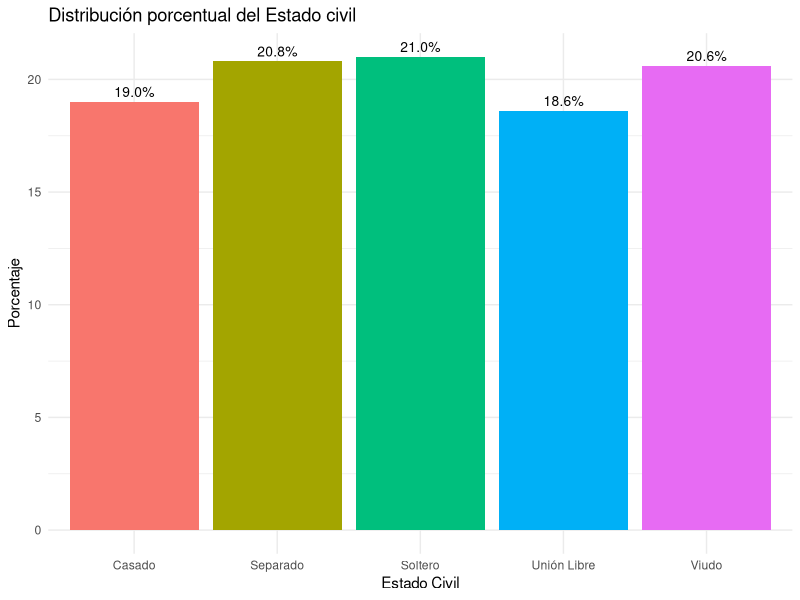
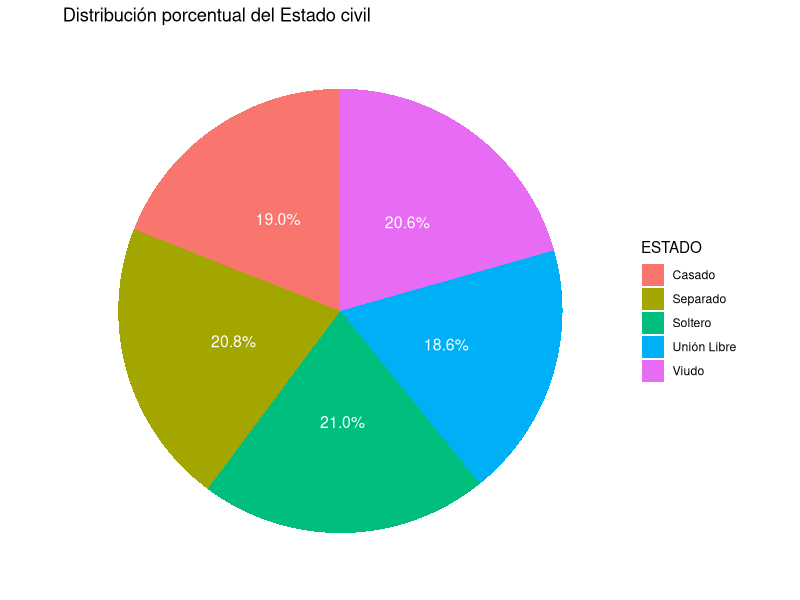
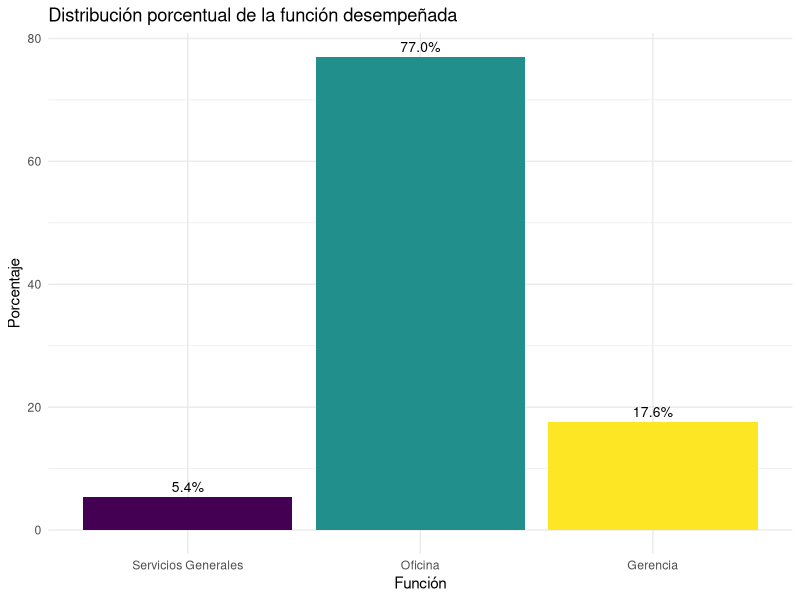
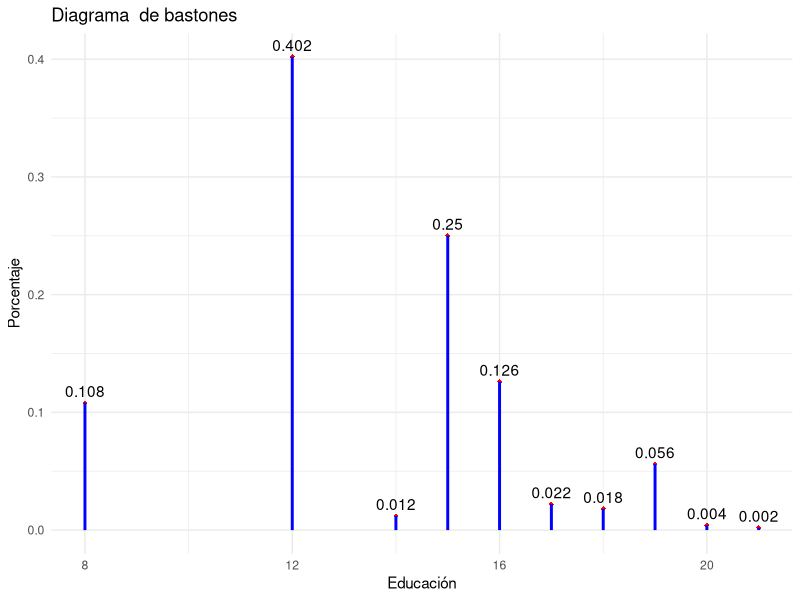
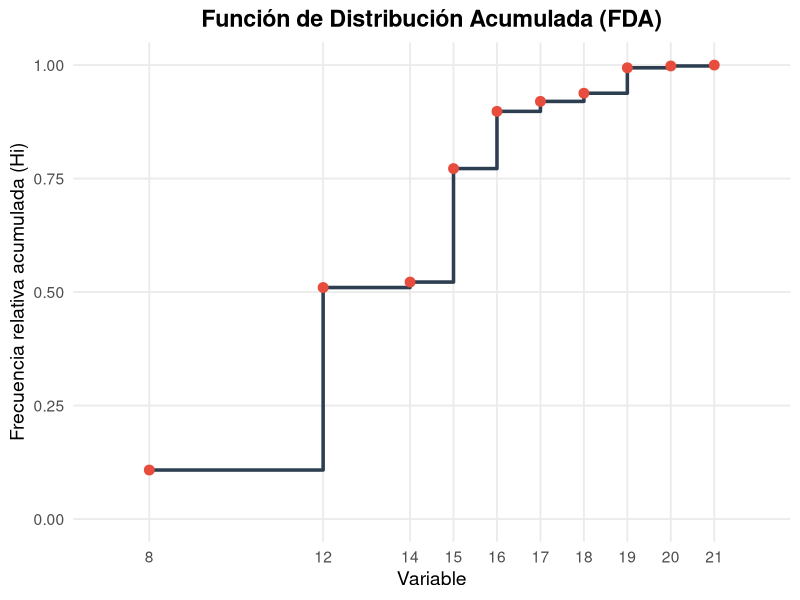
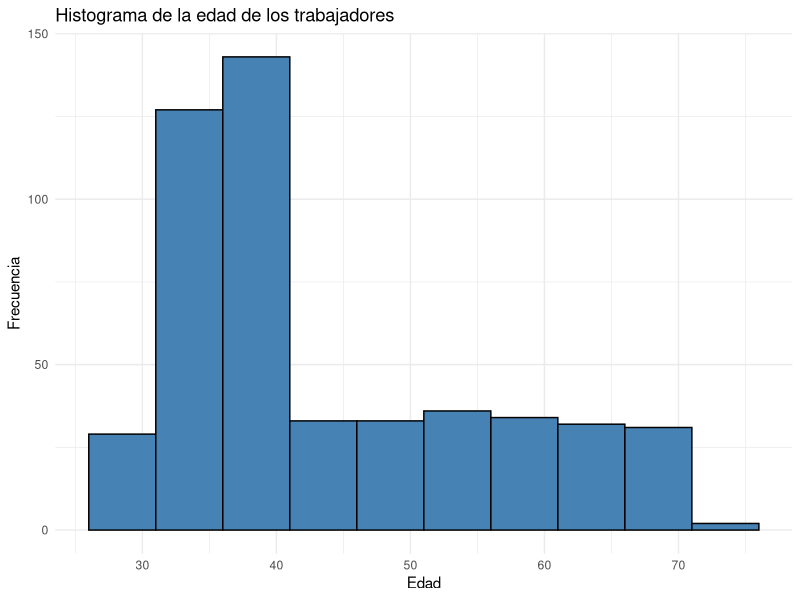
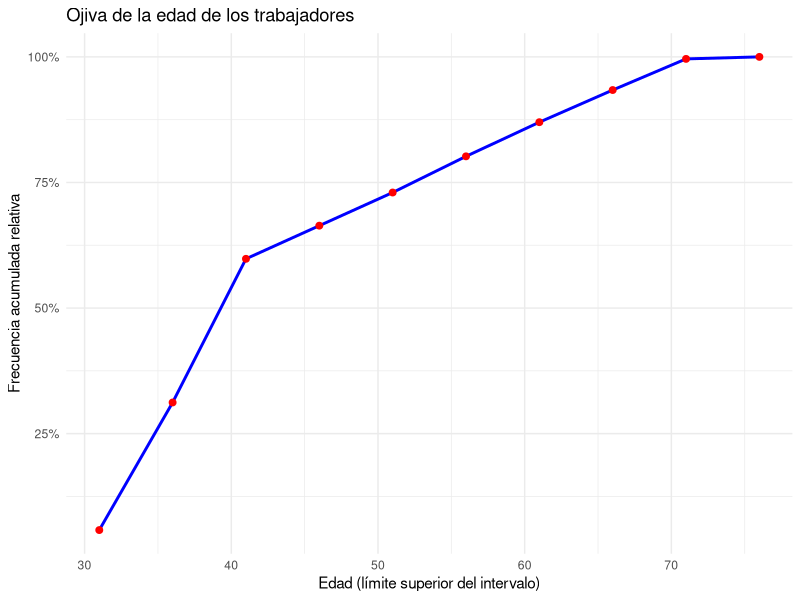
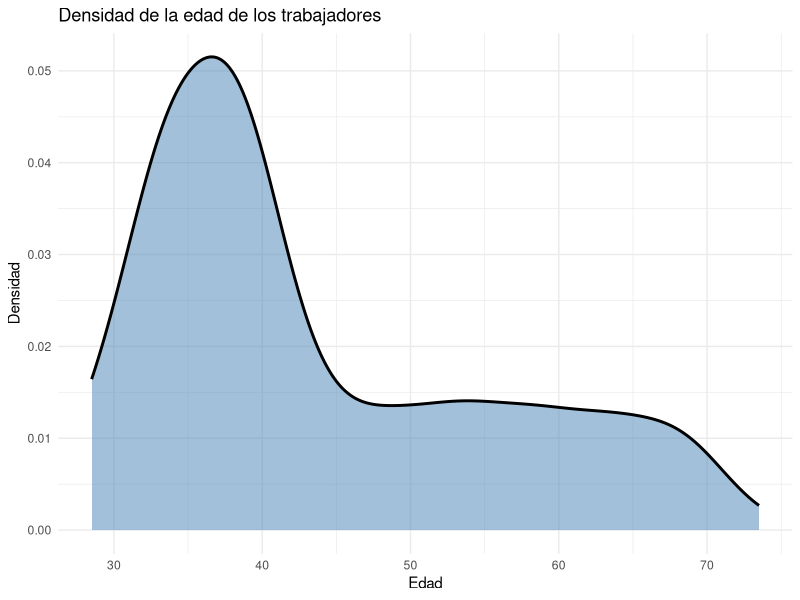

R code for these plots, in order:
## ---- chunk 1
options(
  knitr.table.format = "html",
  scipen = 999
)
## ---- chunk 2
ipak <- function(pkg){

  options(repos = c(CRAN = "https://cloud.r-project.org"))

  new.pkg <- pkg[!(pkg %in% rownames(installed.packages()))]

  if(length(new.pkg)) install.packages(new.pkg, dependencies = TRUE)

  invisible(lapply(pkg, function(p)
    suppressPackageStartupMessages(library(p, character.only = TRUE))
  ))
}

packages <- c("tidyverse","kableExtra","readxl",
              "palmerpenguins")

ipak(packages)

## ---- chunk 3
set.seed(123)
color <- sample(c("Azul", "Rojo", "Verde", "Naranja"),
                size = 40, replace = TRUE)

# Tabla de frecuencias
tabla <- tibble(datos = color) %>%  
  group_by(datos) %>% 
  summarise(fi = n()) %>%
  mutate(hi = round(fi/sum(fi), 4), 
         Porcentaje = paste0(hi*100, "%"))

# Mostrar tabla
tabla %>%
  knitr::kable(
    col.names = c("Color","fi","hi","Porcentaje"),
    align = c("l","c","c","c")
  )
## ---- chunk 4
library(dplyr)
library(kableExtra)

tibble(Color = color) %>% 
  group_by(Color) %>% 
  summarise(fi = n()) %>%
  mutate(hi = round(fi / sum(fi), 4), 
         Porcentaje = paste0(hi * 100, "%")) %>%
  knitr::kable(
    col.names = c("Color", "fi", "hi", "Porcentaje"), 
    align = c("l", "c", "c", "c")
  ) %>%
  kable_styling(full_width = F, bootstrap_options = c("striped", "hover", "condensed", "responsive")) %>%
  row_spec(0, bold = T, color = "white", background = "#4CAF50") %>% # Encabezado con fondo verde
  column_spec(1, background = "#f2f2f2") %>% # Columna de colores con fondo gris claro
  column_spec(2, color = "#2E86C1") %>% # Columna 'fi' en color azul
  column_spec(3, color = "#D68910") %>% # Columna 'hi' en color naranja
  column_spec(4, color = "#16A085")     # Columna 'Porcentaje' en color verde
## ---- chunk 5
palmerpenguins::penguins %>% drop_na() %>%
  group_by(species) %>% 
  summarise(fi = n()) %>% 
  mutate(
    hi = round(fi/sum(fi),4), 
    Porcentaje = paste0(hi*100, "%")) %>% 
  knitr::kable(
    col.names = c("Especie", "fi", "hi",
                  "Porcentaje"), align = c("l", "c", "c", "c")
  )
## ---- chunk 6
set.seed(456)
servicio <- sample(c("E", "B", "R", "M"),
                   size = 250, replace = TRUE)
table(servicio)
## ---- chunk 7
servicio <- factor(servicio,
  labels = c("Mala", "Regular", "Buena", "Excelente"),
  levels = c("M", "R", "B", "E"),ordered = TRUE)
table(servicio)
## ---- chunk 8
tibble(Servicio = servicio) %>% 
  group_by(Servicio) %>% 
  summarise(fi = n()) %>%
  mutate(
    hi = round(fi/sum(fi), 4), 
    Porcentaje = paste0(hi*100, "%"),
    Fi = cumsum(fi),
    Hi = cumsum(hi)) %>% 
  knitr::kable(
    col.names = c("Calificación", "fi", "hi",
                  "Porcentaje", "Fi", "Hi"), align = c("l", "r", "r", "r", "r", "r"))
## ---- chunk 9
set.seed(987)
personas <- round(rnorm(400, mean = 5, sd = 1))
table(personas)
## ---- chunk 10
tibble(Personas = personas) %>% 
  group_by(Personas) %>% 
  summarise(fi = n()) %>%
  mutate(
    hi = round(fi/sum(fi), 4), 
    Porcentaje = paste0(hi*100, "%"),
    Fi = cumsum(fi),
    Hi = cumsum(hi)) %>% 
  knitr::kable(
    col.names = c("Personas", "fi", "hi",
                  "Porcentaje", "Fi", "Hi"), align = c("l", "c", "c", "c", "c", "c"))
## ---- chunk 11
# Crear la tabla original
tabla <- tibble(Personas = personas) %>% 
  group_by(Personas) %>% 
  summarise(fi = n()) %>%
  mutate(
    hi = round(fi/sum(fi), 4), 
    Porcentaje = paste0(hi*100, "%"),
    Fi = cumsum(fi),
    Hi = cumsum(hi)
  )

# Convertir las columnas Personas, Fi, y Hi a character para evitar conflictos
tabla <- tabla %>% mutate(
  Personas = as.character(Personas),
  Fi = as.character(Fi),
  Hi = as.character(Hi)
)

# Añadir la fila de totales, dejando Fi y Hi vacíos
totales <- tibble(
  Personas = "Total",
  fi = sum(tabla$fi),
  hi = round(sum(tabla$hi), 2),
  Porcentaje = paste0(round(sum(tabla$hi) * 100, 2), "%"),
  Fi = "",  # Puedes dejar en blanco o usar un valor numérico
  Hi = ""   # Puedes dejar en blanco o usar un valor numérico
)

# Combinar la tabla con los totales
tabla_final <- bind_rows(tabla, totales)

# Mostrar la tabla final con kable
tabla_final %>% 
  knitr::kable(
    col.names = c("Personas", "fi", "hi", "Porcentaje", "Fi", "Hi"), 
    align = c("l", "r", "r", "r", "r", "r")
  )
## ---- chunk 12
set.seed(555)
peso <- round(rnorm(200, mean = 60, sd = 5), 1)
## ---- chunk 13
Mínimo <- min(peso)
Mínimo
## ---- chunk 14
Máximo <- max(peso)
Máximo
## ---- chunk 15
Rango <- diff(range(peso))
Rango
## ---- chunk 16
m <- round(1+3.322*log10(200))
m
## ---- chunk 17
Amplitud <- ceiling((Rango/m) * 10) / 10
Amplitud
## ---- chunk 18
RC <- Amplitud*m
RC
## ---- chunk 19
D <- RC-Rango
D
## ---- chunk 20
Nuevo_mínimo <- Mínimo-0.3
Nuevo_mínimo
## ---- chunk 21
Nuevo_máximo <- Máximo+0.3
Nuevo_máximo
## ---- chunk 22
library(dplyr)
library(kableExtra)

interv = cut(x = peso, breaks = seq(44.1, 77.4, by = 3.7), include.lowest = TRUE)

tabla <- tibble(Peso = interv) %>% 
  group_by(Peso) %>% 
  summarise(fi = n()) %>% 
  mutate(hi = fi / sum(fi)) %>% 
  mutate(
    mi = seq(23.9, 53.5, by = 3.7) %>% as.character(),  # Convertir `mi` a carácter
    Fi = cumsum(fi) %>% as.character(),                   # Convertir `Fi` a carácter
    Hi = cumsum(fi / sum(fi)) %>% as.character()          # Convertir `Hi` a carácter
  ) %>% 
  relocate(Peso, mi, fi)
  

# Agregar la fila total con casillas en blanco
tabla <- tabla %>% 
  add_row(Peso = "Total", mi = "", fi = sum(tabla$fi), hi = sum(tabla$hi), Fi = "", Hi = "")

# Generar la tabla con knitr::kable y agregar título
tabla %>% 
  knitr::kable(
    col.names = c("Peso", "mi", "fi", "hi", "Fi", "Hi"), 
    align = c("l", "r", "r", "r", "r", "r")
  ) %>% 
  kableExtra::kable_styling(full_width = FALSE) %>% 
  kableExtra::add_header_above(c("Distribuciones de frecuencias para la variable Peso" = 6))
## ---- chunk 23
library(readxl)
empleo <- read_excel("empleo.xlsx")
## ---- chunk 24
head(empleo,4)
## ---- chunk 25
glimpse(empleo)
## ---- chunk 26
empleo %>% names %>% length
## ---- chunk 27
names(empleo)
## ---- chunk 28
empleo <- empleo %>%
  mutate(FUNCION = parse_factor(FUNCION, 
                                levels= c('Servicios Generales', 'Oficina', 'Gerencia'), ordered = T)) %>%
  mutate(ESTRATO = parse_factor(ESTRATO, 
                                levels= c('Bajo', 'Medio', 'Alto'), ordered = T))
## ---- chunk 29
glimpse(empleo)
## ---- chunk 30
# Crear la tabla original
tabla <- tibble(Estado = empleo$ESTADO) %>% 
  group_by(Estado) %>% 
  summarise(fi = n()) %>%
  mutate(
    hi = round(fi/sum(fi), 4), 
    Porcentaje = paste0(hi*100, "%"),)

# Convertir las columnas a character para evitar conflictos
tabla <- tabla %>% mutate(
  Estado = as.character(Estado))

# Añadir la fila de totales
totales <- tibble(
  Estado = "Total",
  fi = sum(tabla$fi),
  hi = round(sum(tabla$hi), 4),
  Porcentaje = paste0(round(sum(tabla$hi) * 100, 2), "%"))

# Combinar la tabla con los totales
tabla_final <- bind_rows(tabla, totales)

# Mostrar la tabla final con kable
tabla_final %>% 
  knitr::kable(
    col.names = c("Estado", "fi", "hi", "Porcentaje"), 
    align = c("l", "c", "c", "c"))
## ---- chunk 31
# Cargar las librerías necesarias
library(ggplot2)
library(dplyr)
library(readxl)


# Calcular los porcentajes de cada categoría en la variable ESTADO
estado_counts <- empleo %>%
  dplyr::count(ESTADO) %>%
  mutate(porcentaje = n / sum(n) * 100)

# Crear el diagrama de barras
ggplot(estado_counts, aes(x = ESTADO, y = porcentaje, fill = ESTADO)) +
  geom_bar(stat = "identity") +
  labs(title = "Distribución porcentual del Estado civil", 
       x = "Estado Civil", 
       y = "Porcentaje") +
  theme_minimal() +
  theme(legend.position = "none") +
  geom_text(aes(label = sprintf("%.1f%%", porcentaje)), 
            vjust = -0.5, 
            color = "black", 
            size = 3.5)
## ---- chunk 32
# Cargar las librerías necesarias
library(ggplot2)
library(dplyr)
library(readxl)



# Calcular los porcentajes de cada categoría en la variable ESTADO
estado_counts <- empleo %>%
  dplyr::count(ESTADO) %>%
  mutate(porcentaje = n / sum(n) * 100)

# Crear el diagrama circular
ggplot(estado_counts, aes(x = "", y = porcentaje, fill = ESTADO)) +
  geom_bar(stat = "identity", width = 1) +
  coord_polar("y") +
  labs(title = "Distribución porcentual del Estado civil") +
  theme_minimal() +
  theme(axis.title.x = element_blank(),
        axis.title.y = element_blank(),
        panel.grid = element_blank(),
        axis.text.x = element_blank()) +
  geom_text(aes(label = sprintf("%.1f%%", porcentaje)), 
            position = position_stack(vjust = 0.5), 
            color = "white", 
            size = 4)
## ---- chunk 33
# Crear la tabla original
tabla <- tibble(Funcion = empleo$FUNCION) %>% 
  group_by(Funcion) %>% 
  summarise(fi = n()) %>%
  mutate(
    hi = round(fi/sum(fi), 4), 
    Porcentaje = paste0(hi*100, "%"),
    Fi = cumsum(fi),
    Hi = cumsum(hi)
  )

# Convertir las columnas Fucion, Fi, y Hi a character para evitar conflictos
tabla <- tabla %>% mutate(
  Funcion = as.character(Funcion),
  Fi = as.character(Fi),
  Hi = as.character(Hi)
)

# Añadir la fila de totales, dejando Fi y Hi vacíos
totales <- tibble(
  Funcion = "Total",
  fi = sum(tabla$fi),
  hi = round(sum(tabla$hi), 4),
  Porcentaje = paste0(round(sum(tabla$hi) * 100, 2), "%"),
  Fi = "",  # Puedes dejar en blanco o usar un valor numérico
  Hi = ""   # Puedes dejar en blanco o usar un valor numérico
)

# Combinar la tabla con los totales
tabla_final <- bind_rows(tabla, totales)

# Mostrar la tabla final con kable
tabla_final %>% 
  knitr::kable(
    col.names = c("Funcion", "fi", "hi", "Porcentaje", "Fi", "Hi"), 
    align = c("l", "c", "c", "c", "c", "c")
  )
## ---- chunk 34
# Cargar las librerías necesarias
library(ggplot2)
library(dplyr)
library(readxl)


# Calcular los porcentajes de cada categoría en la variable ESTADO
funcion_counts <- empleo %>%
  dplyr::count(FUNCION) %>%
  mutate(porcentaje = n / sum(n) * 100)

# Crear el diagrama de barras
ggplot(funcion_counts, aes(x = FUNCION, y = porcentaje, fill = FUNCION)) +
  geom_bar(stat = "identity") +
  labs(title = "Distribución porcentual de la función desempeñada", 
       x = "Función", 
       y = "Porcentaje") +
  theme_minimal() +
  theme(legend.position = "none") +
  geom_text(aes(label = sprintf("%.1f%%", porcentaje)), 
            vjust = -0.5, 
            color = "black", 
            size = 3.5)
## ---- chunk 35
# Crear la tabla original
tabla <- tibble(Educacion = empleo$EDUCACION) %>% 
  group_by(Educacion) %>% 
  summarise(fi = n()) %>%
  mutate(
    hi = round(fi/sum(fi), 4), 
    Porcentaje = paste0(hi*100, "%"),
    Fi = cumsum(fi),
    Hi = cumsum(hi)
  )

# Convertir las columnas Personas, Fi, y Hi a character para evitar conflictos
tabla <- tabla %>% mutate(
  Educacion = as.character(Educacion),
  Fi = as.character(Fi),
  Hi = as.character(Hi)
)

# Añadir la fila de totales, dejando Fi y Hi vacíos
totales <- tibble(
  Educacion = "Total",
  fi = sum(tabla$fi),
  hi = round(sum(tabla$hi), 2),
  Porcentaje = paste0(round(sum(tabla$hi) * 100, 2), "%"),
  Fi = "",  # Puedes dejar en blanco o usar un valor numérico
  Hi = ""   # Puedes dejar en blanco o usar un valor numérico
)

# Combinar la tabla con los totales
tabla_final <- bind_rows(tabla, totales)

# Mostrar la tabla final con kable
tabla_final %>% 
  knitr::kable(
    col.names = c("Educacion", "fi", "hi", "Porcentaje", "Fi", "Hi"), 
    align = c("l", "r", "r", "r", "r", "r")
  )

## ---- chunk 36
# valores de la variable
x <- c(8, 12, 14, 15, 16, 17, 18, 19, 20, 21)
# f.m.p.
fx <- c(0.108, 0.402, 0.012, 0.250, 0.126, 0.022, 0.018, 0.056, 0.004, 0.002)

# Crear un dataframe con los datos
df <- data.frame(x = x, fx = fx)

# Gráfico con ggplot2
ggplot(df, aes(x = x, y = fx)) +
  geom_point(shape = 18, color = "red") +
  geom_segment(aes(xend = x, yend = 0), size = 1, color = "blue") +
  labs(x = "Educación", y = "Porcentaje", title = "Diagrama  de bastones") +
  theme_minimal() +
  geom_text(aes(label = fx), vjust = -0.5)
## ---- chunk 37
# Cargar librerías
library(ggplot2)
library(tibble)

# Crear datos
df <- tibble(
  x = c(8, 12, 14, 15, 16, 17, 18, 19, 20, 21),
  Hi = c(0.108, 0.51, 0.522, 0.772, 0.898, 0.92, 0.938, 0.994, 0.998, 1)
)

# Gráfica de función de distribución acumulada
ggplot(df, aes(x = x, y = Hi)) +
  geom_step(color = "#2C3E50", size = 1.2) +        # línea escalonada (CDF)
  geom_point(color = "#E74C3C", size = 3) +         # puntos
  scale_x_continuous(breaks = df$x, limits = c(7, 22)) +
  scale_y_continuous(limits = c(0, 1)) +
  labs(
    title = "Función de Distribución Acumulada (FDA)",
    x = "Variable",
    y = "Frecuencia relativa acumulada (Hi)"
  ) +
  theme_minimal(base_size = 14) +
  theme(
    plot.title = element_text(face = "bold", hjust = 0.5),
    panel.grid.minor = element_blank()
  )
## ---- chunk 38
Min <- min(empleo$EDAD)
Min
## ---- chunk 39
Max <- max(empleo$EDAD)
Max
## ---- chunk 40
R <- Max-Min
R

## ---- chunk 41
m <- ceiling(1 + 3.322*log10(nrow(empleo)))
m

## ---- chunk 42
A <- ceiling((R/m) * 1) / 1
A
## ---- chunk 43
RC <- A*m
RC
## ---- chunk 44
D <- RC-R
D
## ---- chunk 45
Xmin <- Min-4
Xmin
## ---- chunk 46
Xmax <- Max+4
Xmax
## ---- chunk 47
library(dplyr)
library(kableExtra)

m1 <- (Xmin+(Xmin+A))/2

interv = cut(x = empleo$EDAD, breaks = seq(Xmin, Xmax, by = A), include.lowest = TRUE)

tabla <- tibble(Edad = interv) %>% 
  group_by(Edad) %>% 
  summarise(fi = n()) %>% 
  mutate(hi = fi / sum(fi)) %>% 
  mutate(
    mi = seq(m1, m1+(m-1)*A, by = A) %>% as.character(),  # Convertir `mi` a carácter
    Fi = cumsum(fi) %>% as.character(),                   # Convertir `Fi` a carácter
    Hi = cumsum(fi / sum(fi)) %>% as.character()          # Convertir `Hi` a carácter
  ) %>% 
  relocate(Edad, mi, fi)
  

# Agregar la fila total con casillas en blanco
tabla <- tabla %>% 
  add_row(Edad = "Total", mi = "", fi = sum(tabla$fi), hi = sum(tabla$hi), Fi = "", Hi = "")

# Generar la tabla con knitr::kable y agregar título
tabla %>% 
  knitr::kable(
    col.names = c("Edad", "mi", "fi", "hi", "Fi", "Hi"), 
    align = c("l", "r", "r", "r", "r", "r")
  ) %>% 
  kableExtra::kable_styling(full_width = FALSE) %>% 
  kableExtra::add_header_above(c("Distribuciones de frecuencias para la variable Edad" = 6))
## ---- chunk 48
library(ggplot2)

# Crear el dataframe manualmente (según tu tabla)
edad <- data.frame(
  li = c(26, 31, 36, 41, 46, 51, 56, 61, 66, 71),
  ls = c(31, 36, 41, 46, 51, 56, 61, 66, 71, 76),
  mi = c(28.5, 33.5, 38.5, 43.5, 48.5, 53.5, 58.5, 63.5, 68.5, 73.5),
  fi = c(29, 127, 143, 33, 33, 36, 34, 32, 31, 2)
)

# Graficar histograma (usando geom_col porque son datos agrupados)
ggplot(edad, aes(x = mi, y = fi)) +
  geom_col(width = 5, fill = "steelblue", color = "black") +
  labs(
    title = "Histograma de la edad de los trabajadores",
    x = "Edad",
    y = "Frecuencia"
  ) +
  theme_minimal()
## ---- chunk 49
library(ggplot2)

# Crear el dataframe según tu tabla
edad <- data.frame(
  li = c(26, 31, 36, 41, 46, 51, 56, 61, 66, 71),
  ls = c(31, 36, 41, 46, 51, 56, 61, 66, 71, 76),
  Hi = c(0.058, 0.312, 0.598, 0.664, 0.73, 0.802, 0.87, 0.934, 0.996, 1.000)
)

# Graficar la ojiva
ggplot(edad, aes(x = ls, y = Hi)) +
  geom_line(color = "blue", size = 1) +
  geom_point(color = "red", size = 2) +
  labs(
    title = "Ojiva de la edad de los trabajadores",
    x = "Edad (límite superior del intervalo)",
    y = "Frecuencia acumulada relativa"
  ) +
  scale_y_continuous(labels = scales::percent) +
  theme_minimal()
## ---- chunk 50
library(ggplot2)
library(dplyr)

# Datos agrupados
edad <- data.frame(
  mi = c(28.5, 33.5, 38.5, 43.5, 48.5, 53.5, 58.5, 63.5, 68.5, 73.5),
  fi = c(29, 127, 143, 33, 33, 36, 34, 32, 31, 2)
)

# Expandir los datos (aproximación)
edad_expandida <- edad %>%
  slice(rep(1:n(), fi))

# Gráfico de densidad
ggplot(edad_expandida, aes(x = mi)) +
  geom_density(fill = "steelblue", alpha = 0.5, size = 1) +
  labs(
    title = "Densidad de la edad de los trabajadores",
    x = "Edad",
    y = "Densidad"
  ) +
  theme_minimal()
## ---- chunk 51
# Cargar las bibliotecas necesarias
library(dplyr)
library(readxl)
library(kableExtra)



# Crear una tabla de contingencia con EDUCACION y ESTRATO
table_FUNCION_ESTRATO <- table(empleo$FUNCION, empleo$ESTRATO)

# Convertir la tabla a un data frame para facilitar el manejo de datos
table_df <- as.data.frame.matrix(table_FUNCION_ESTRATO)

# Calcular los totales de frecuencia absoluta (Total)
table_df$Total <- rowSums(table_df)  # Totales por fila
total_fi <- sum(table_df$Total)      # Total general

# Añadir una fila de totales al final de la tabla
table_df <- rbind(table_df, Total = c(colSums(table_FUNCION_ESTRATO), total_fi))

# Mostrar la tabla con kableExtra, aplicando color solo a la fila de Totales
table_df %>%
  kable("html", caption = "Tabla de Frecuencias absolutas de FUNCIÓN vs ESTRATO de los trabajadores") %>%
  kable_styling(bootstrap_options = c("striped", "hover", "condensed", "responsive"),
                full_width = F, position = "center") %>%
  row_spec(nrow(table_df), bold = T, color = "white", background = "darkblue")  # Resaltar solo la fila de Totales
## ---- chunk 52
# Cargar las bibliotecas necesarias
library(dplyr)
library(readxl)
library(kableExtra)


# Crear una tabla de contingencia con FUNCION y ESTRATO
table_FUNCION_ESTRATO <- table(empleo$FUNCION, empleo$ESTRATO)

# Convertir la tabla a un data frame para facilitar el manejo de datos
table_df <- as.data.frame.matrix(table_FUNCION_ESTRATO)

# Calcular el total general para las frecuencias relativas
total_fi <- sum(table_df)  # Total general para todas las celdas

# Calcular las frecuencias relativas
table_df <- table_df / total_fi  # Dividir cada valor por el total general para obtener la frecuencia relativa

# Calcular los totales de frecuencia relativa por fila y columna
table_df$Total <- rowSums(table_df)  # Totales por fila (frecuencias relativas)
total_column <- colSums(table_df)  # Totales por columna (frecuencias relativas)

# Añadir una fila de totales al final de la tabla
table_df <- rbind(table_df, Total = total_column)

# Mostrar la tabla con kableExtra, aplicando color solo a la fila de Totales
table_df %>%
  kable("html", caption = "Tabla de Frecuencias Relativas de FUNCION vs ESTRATO de los trabajadores") %>%
  kable_styling(bootstrap_options = c("striped", "hover", "condensed", "responsive"),
                full_width = F, position = "center") %>%
  row_spec(nrow(table_df), bold = T, color = "white", background = "darkblue")  # Resaltar solo la fila de Totales
## ---- chunk 53
# Cargar las librerías necesarias
library(ggplot2)
library(dplyr)
library(readxl)

# Calcular los porcentajes de cada categoría de ESTRATO dentro de cada ESTADO
data_porcentaje <- empleo %>%
  count(ESTADO, ESTRATO) %>%
  group_by(ESTADO) %>%
  mutate(porcentaje = n / sum(n) * 100)

# Crear el diagrama de barras conjuntas con porcentajes
ggplot(data_porcentaje, aes(x = ESTADO, y = porcentaje, fill = ESTRATO)) +
  geom_bar(stat = "identity", position = "dodge") +  # Usar "stack" si deseas barras apiladas
  labs(title = "Distribución porcentual de Estrato por Estado Civil",
       x = "Estado Civil",
       y = "Porcentaje",
       fill = "Estrato") +
  theme_minimal() +
  geom_text(aes(label = sprintf("%.1f%%", porcentaje)), 
            position = position_dodge(0.9), 
            vjust = -0.5, 
            size = 3)
## ---- chunk 54
# Cargar las librerías necesarias
library(ggplot2)
library(dplyr)
library(readxl)


# Calcular los porcentajes de cada categoría de ESTRATO dentro de cada ESTADO
data_porcentaje <- empleo %>%
  count(ESTADO, ESTRATO) %>%
  group_by(ESTADO) %>%
  mutate(porcentaje = n / sum(n) * 100)

# Crear el diagrama de barras apiladas con porcentajes
ggplot(data_porcentaje, aes(x = ESTADO, y = porcentaje, fill = ESTRATO)) +
  geom_bar(stat = "identity", position = "stack") +
  labs(title = "Distribución porcentual de Estrato por Estado Civil",
       x = "Estado Civil",
       y = "Porcentaje",
       fill = "Estrato") +
  theme_minimal() +
  geom_text(aes(label = sprintf("%.1f%%", porcentaje)), 
            position = position_stack(vjust = 0.5), 
            color = "white",
            size = 3)
## ---- chunk 55
# Cargar las librerías necesarias
library(ggplot2)
library(dplyr)
library(readxl)


# Calcular los porcentajes de cada categoría de ESTRATO dentro de cada ESTADO
data_porcentaje <- empleo %>%
  count(ESTADO, ESTRATO) %>%
  group_by(ESTADO) %>%
  mutate(porcentaje = n / sum(n) * 100)

# Crear el diagrama de barras apiladas en forma horizontal con porcentajes
ggplot(data_porcentaje, aes(x = ESTADO, y = porcentaje, fill = ESTRATO)) +
  geom_bar(stat = "identity", position = "stack") +
  labs(title = "Distribución porcentual de Estrato por Estado Civil",
       x = "Estado Civil",
       y = "Porcentaje",
       fill = "Estrato") +
  theme_minimal() +
  geom_text(aes(label = sprintf("%.1f%%", porcentaje)), 
            position = position_stack(vjust = 0.5), 
            color = "white",
            size = 3) +
  coord_flip()
